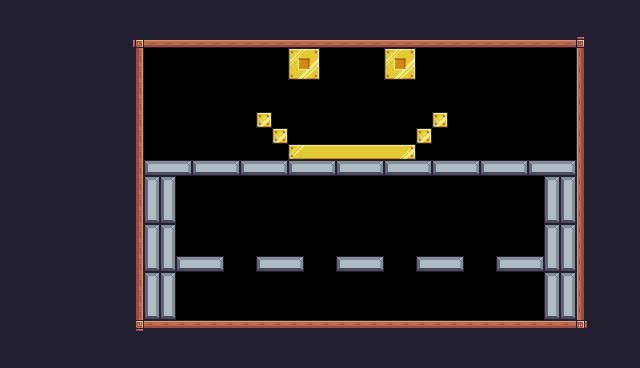

A 2D game scene composited from a Tiled map and its tileset images. What follows is a short description and the map's XML, with every tile layer's data as written:
An orthogonal 40x23 tile map with 16x16 px tiles, 1 tile layer (Background) and 24 objects (4x Saw, 4x Fruit, 2x Dumpster, Player, Text).

<map version="1.10" tiledversion="1.10.2" orientation="orthogonal" renderorder="right-down" width="40" height="23" tilewidth="16" tileheight="16" infinite="0" nextlayerid="5" nextobjectid="60">
 <tileset firstgid="1" source="Pixel Adventure.tsx" />
 <layer id="1" name="Background" width="40" height="23">
  <properties>
   <property name="BackgroundColor" value="Blue" />
  </properties>
  <data encoding="csv">
24,24,24,24,24,24,24,24,24,24,24,24,24,24,24,24,24,24,24,24,24,24,24,24,24,24,24,24,24,24,24,24,24,24,24,24,24,24,24,24,
24,24,24,24,24,24,24,24,24,24,24,24,24,24,24,24,24,24,24,24,24,24,24,24,24,24,24,24,24,24,24,24,24,24,24,24,24,24,24,24,
24,24,24,24,24,24,24,24,92,134,134,134,134,134,134,134,134,134,134,134,134,134,134,134,134,134,134,134,134,134,134,134,134,134,134,134,93,24,24,24,
24,24,24,24,24,24,24,24,113,0,0,0,0,0,0,0,0,0,217,218,0,0,0,0,217,218,0,0,0,0,0,0,0,0,0,0,111,24,24,24,
24,24,24,24,24,24,24,24,113,0,0,0,0,0,0,0,0,0,239,240,0,0,0,0,239,240,0,0,0,0,0,0,0,0,0,0,111,24,24,24,
24,24,24,24,24,24,24,24,113,0,0,0,0,0,0,0,0,0,0,0,0,0,0,0,0,0,0,0,0,0,0,0,0,0,0,0,111,24,24,24,
24,24,24,24,24,24,24,24,113,0,0,0,0,0,0,0,0,0,0,0,0,0,0,0,0,0,0,0,0,0,0,0,0,0,0,0,111,24,24,24,
24,24,24,24,24,24,24,24,113,0,0,0,0,0,0,0,216,0,0,0,0,0,0,0,0,0,0,216,0,0,0,0,0,0,0,0,111,24,24,24,
24,24,24,24,24,24,24,24,113,0,0,0,0,0,0,0,0,216,0,0,0,0,0,0,0,0,216,0,0,0,0,0,0,0,0,0,111,24,24,24,
24,24,24,24,24,24,24,24,113,0,0,0,0,0,0,0,0,0,194,195,195,195,195,195,195,196,0,0,0,0,0,0,0,0,0,0,111,24,24,24,
24,24,24,24,24,24,24,24,113,101,102,103,101,102,103,101,102,103,101,102,103,101,102,103,101,102,103,101,102,103,101,102,103,101,102,103,111,24,24,24,
24,24,24,24,24,24,24,24,113,104,104,0,0,0,0,0,0,0,0,0,0,0,0,0,0,0,0,0,0,0,0,0,0,0,104,104,111,24,24,24,
24,24,24,24,24,24,24,24,113,126,126,0,0,0,0,0,0,0,0,0,0,0,0,0,0,0,0,0,0,0,0,0,0,0,126,126,111,24,24,24,
24,24,24,24,24,24,24,24,113,148,148,0,0,0,0,0,0,0,0,0,0,0,0,0,0,0,0,0,0,0,0,0,0,0,148,148,111,24,24,24,
24,24,24,24,24,24,24,24,113,104,104,0,0,0,0,0,0,0,0,0,0,0,0,0,0,0,0,0,0,0,0,0,0,0,104,104,111,24,24,24,
24,24,24,24,24,24,24,24,113,126,126,0,0,0,0,0,0,0,0,0,0,0,0,0,0,0,0,0,0,0,0,0,0,0,126,126,111,24,24,24,
24,24,24,24,24,24,24,24,113,148,148,101,102,103,0,0,101,102,103,0,0,101,102,103,0,0,101,102,103,0,0,101,102,103,148,148,111,24,24,24,
24,24,24,24,24,24,24,24,113,104,104,0,0,0,0,0,0,0,0,0,0,0,0,0,0,0,0,0,0,0,0,0,0,0,104,104,111,24,24,24,
24,24,24,24,24,24,24,24,113,126,126,0,0,0,0,0,0,0,0,0,0,0,0,0,0,0,0,0,0,0,0,0,0,0,126,126,111,24,24,24,
24,24,24,24,24,24,24,24,113,148,148,0,0,0,0,0,0,0,0,0,0,0,0,0,0,0,0,0,0,0,0,0,0,0,148,148,111,24,24,24,
24,24,24,24,24,24,24,24,114,90,90,90,90,90,90,90,90,90,90,90,90,90,90,90,90,90,90,90,90,90,90,90,90,90,90,90,115,24,24,24,
24,24,24,24,24,24,24,24,24,24,24,24,24,24,24,24,24,24,24,24,24,24,24,24,24,24,24,24,24,24,24,24,24,24,24,24,24,24,24,24,
24,24,24,24,24,24,24,24,24,24,24,24,24,24,24,24,24,24,24,24,24,24,24,24,24,24,24,24,24,24,24,24,24,24,24,24,24,24,24,24
</data>
 </layer>
 <objectgroup id="3" name="Collisions">
  <object id="11" x="112" y="16" width="32" height="336" />
  <object id="12" x="128" y="320.667" width="464" height="31.333" />
  <object id="14" x="576" y="16" width="32" height="336" />
  <object id="15" x="134" y="16" width="454" height="31" />
  <object id="39" x="144" y="176" width="32" height="144" />
  <object id="40" x="544" y="176" width="32" height="144" />
  <object id="41" x="176" y="256" width="48" height="16" />
  <object id="42" x="256" y="256" width="48" height="16" />
  <object id="43" x="336" y="256" width="48" height="16" />
  <object id="44" x="416" y="256" width="48" height="16" />
  <object id="45" x="496" y="256" width="48" height="16" />
  <object id="46" x="144" y="160" width="432" height="16" />
 </objectgroup>
 <objectgroup id="2" name="Spawnpoints">
  <object id="48" type="Saw" x="224" y="304" width="32" height="32">
   <properties>
    <property name="isVertical" type="bool" value="true" />
    <property name="offNeg" type="float" value="0" />
    <property name="offPos" type="float" value="0" />
   </properties>
  </object>
  <object id="49" type="Saw" x="304" y="304" width="32" height="32">
   <properties>
    <property name="isVertical" type="bool" value="true" />
    <property name="offNeg" type="float" value="0" />
    <property name="offPos" type="float" value="0" />
   </properties>
  </object>
  <object id="50" type="Saw" x="384" y="304" width="32" height="32">
   <properties>
    <property name="isVertical" type="bool" value="true" />
    <property name="offNeg" type="float" value="0" />
    <property name="offPos" type="float" value="0" />
   </properties>
  </object>
  <object id="51" type="Saw" x="464" y="304" width="32" height="32">
   <properties>
    <property name="isVertical" type="bool" value="true" />
    <property name="offNeg" type="float" value="0" />
    <property name="offPos" type="float" value="0" />
   </properties>
  </object>
  <object id="52" name="Dumpster" type="Dumpster" x="176" y="224" width="32" height="32" />
  <object id="53" name="Dumpster" type="Dumpster" x="512" y="224" width="32" height="32" />
  <object id="54" name="SodaCup" type="Fruit" x="224" y="256" width="32" height="32" />
  <object id="55" name="SodaCup" type="Fruit" x="464" y="256" width="32" height="32" />
  <object id="56" name="TrashBag" type="Fruit" x="304" y="256" width="32" height="32" />
  <object id="57" name="TrashBag" type="Fruit" x="384" y="256" width="32" height="32" />
  <object id="58" name="Player" type="Player" x="336" y="224" width="31.6667" height="31.3333" />
  <object id="59" type="Text" x="304" y="192" width="112" height="17">
   <properties>
    <property name="texts" value="You can jump midair!" />
   </properties>
   <text wrap="1" />
  </object>
 </objectgroup>
</map>
